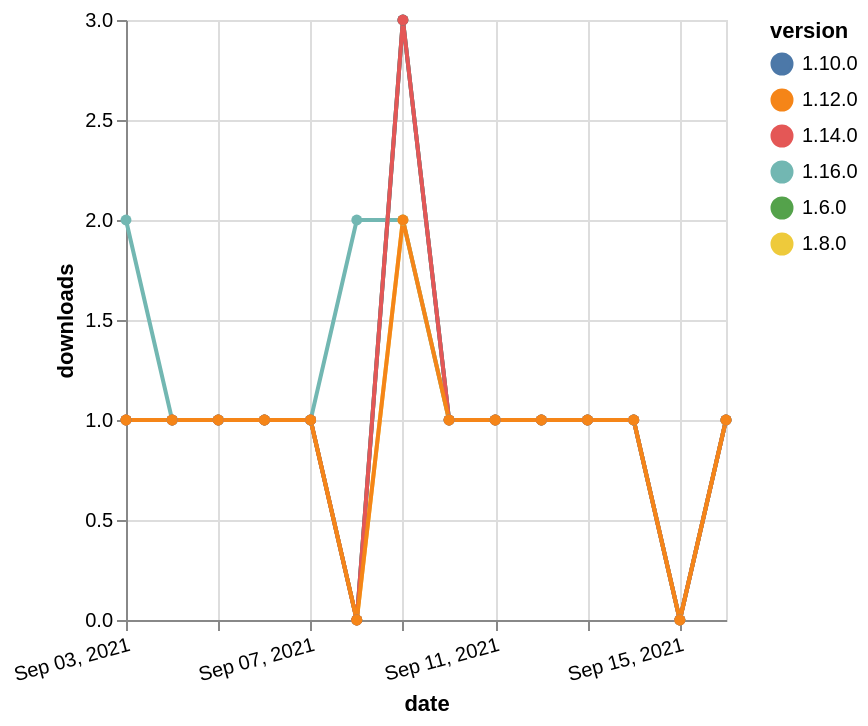

Source (Vega-Lite JSON):
### Vega-Lite specification from a JSON file in a GitHub repository (floating-point values rounded to 4 significant figures)
{"$schema": "https://vega.github.io/schema/vega-lite/v5.json", "description": "A simple bar chart with embedded data.", "data": {"values": [{"date": "2021-09-03", "total": 272, "delta": 1, "version": "1.6.0"}, {"date": "2021-09-04", "total": 273, "delta": 1, "version": "1.6.0"}, {"date": "2021-09-05", "total": 274, "delta": 1, "version": "1.6.0"}, {"date": "2021-09-06", "total": 275, "delta": 1, "version": "1.6.0"}, {"date": "2021-09-07", "total": 276, "delta": 1, "version": "1.6.0"}, {"date": "2021-09-08", "total": 276, "delta": 0, "version": "1.6.0"}, {"date": "2021-09-09", "total": 279, "delta": 3, "version": "1.6.0"}, {"date": "2021-09-10", "total": 280, "delta": 1, "version": "1.6.0"}, {"date": "2021-09-11", "total": 281, "delta": 1, "version": "1.6.0"}, {"date": "2021-09-12", "total": 282, "delta": 1, "version": "1.6.0"}, {"date": "2021-09-13", "total": 283, "delta": 1, "version": "1.6.0"}, {"date": "2021-09-14", "total": 284, "delta": 1, "version": "1.6.0"}, {"date": "2021-09-15", "total": 284, "delta": 0, "version": "1.6.0"}, {"date": "2021-09-16", "total": 285, "delta": 1, "version": "1.6.0"}, {"date": "2021-09-03", "total": 208, "delta": 1, "version": "1.8.0"}, {"date": "2021-09-04", "total": 209, "delta": 1, "version": "1.8.0"}, {"date": "2021-09-05", "total": 210, "delta": 1, "version": "1.8.0"}, {"date": "2021-09-06", "total": 211, "delta": 1, "version": "1.8.0"}, {"date": "2021-09-07", "total": 212, "delta": 1, "version": "1.8.0"}, {"date": "2021-09-08", "total": 212, "delta": 0, "version": "1.8.0"}, {"date": "2021-09-09", "total": 214, "delta": 2, "version": "1.8.0"}, {"date": "2021-09-10", "total": 215, "delta": 1, "version": "1.8.0"}, {"date": "2021-09-11", "total": 216, "delta": 1, "version": "1.8.0"}, {"date": "2021-09-12", "total": 217, "delta": 1, "version": "1.8.0"}, {"date": "2021-09-13", "total": 218, "delta": 1, "version": "1.8.0"}, {"date": "2021-09-14", "total": 219, "delta": 1, "version": "1.8.0"}, {"date": "2021-09-15", "total": 219, "delta": 0, "version": "1.8.0"}, {"date": "2021-09-16", "total": 220, "delta": 1, "version": "1.8.0"}, {"date": "2021-09-03", "total": 209, "delta": 1, "version": "1.10.0"}, {"date": "2021-09-04", "total": 210, "delta": 1, "version": "1.10.0"}, {"date": "2021-09-05", "total": 211, "delta": 1, "version": "1.10.0"}, {"date": "2021-09-06", "total": 212, "delta": 1, "version": "1.10.0"}, {"date": "2021-09-07", "total": 213, "delta": 1, "version": "1.10.0"}, {"date": "2021-09-08", "total": 213, "delta": 0, "version": "1.10.0"}, {"date": "2021-09-09", "total": 216, "delta": 3, "version": "1.10.0"}, {"date": "2021-09-10", "total": 217, "delta": 1, "version": "1.10.0"}, {"date": "2021-09-11", "total": 218, "delta": 1, "version": "1.10.0"}, {"date": "2021-09-12", "total": 219, "delta": 1, "version": "1.10.0"}, {"date": "2021-09-13", "total": 220, "delta": 1, "version": "1.10.0"}, {"date": "2021-09-14", "total": 221, "delta": 1, "version": "1.10.0"}, {"date": "2021-09-15", "total": 221, "delta": 0, "version": "1.10.0"}, {"date": "2021-09-16", "total": 222, "delta": 1, "version": "1.10.0"}, {"date": "2021-09-03", "total": 127, "delta": 2, "version": "1.16.0"}, {"date": "2021-09-04", "total": 128, "delta": 1, "version": "1.16.0"}, {"date": "2021-09-05", "total": 129, "delta": 1, "version": "1.16.0"}, {"date": "2021-09-06", "total": 130, "delta": 1, "version": "1.16.0"}, {"date": "2021-09-07", "total": 131, "delta": 1, "version": "1.16.0"}, {"date": "2021-09-08", "total": 133, "delta": 2, "version": "1.16.0"}, {"date": "2021-09-09", "total": 135, "delta": 2, "version": "1.16.0"}, {"date": "2021-09-10", "total": 136, "delta": 1, "version": "1.16.0"}, {"date": "2021-09-11", "total": 137, "delta": 1, "version": "1.16.0"}, {"date": "2021-09-12", "total": 138, "delta": 1, "version": "1.16.0"}, {"date": "2021-09-13", "total": 139, "delta": 1, "version": "1.16.0"}, {"date": "2021-09-14", "total": 140, "delta": 1, "version": "1.16.0"}, {"date": "2021-09-15", "total": 140, "delta": 0, "version": "1.16.0"}, {"date": "2021-09-16", "total": 141, "delta": 1, "version": "1.16.0"}, {"date": "2021-09-03", "total": 206, "delta": 1, "version": "1.14.0"}, {"date": "2021-09-04", "total": 207, "delta": 1, "version": "1.14.0"}, {"date": "2021-09-05", "total": 208, "delta": 1, "version": "1.14.0"}, {"date": "2021-09-06", "total": 209, "delta": 1, "version": "1.14.0"}, {"date": "2021-09-07", "total": 210, "delta": 1, "version": "1.14.0"}, {"date": "2021-09-08", "total": 210, "delta": 0, "version": "1.14.0"}, {"date": "2021-09-09", "total": 213, "delta": 3, "version": "1.14.0"}, {"date": "2021-09-10", "total": 214, "delta": 1, "version": "1.14.0"}, {"date": "2021-09-11", "total": 215, "delta": 1, "version": "1.14.0"}, {"date": "2021-09-12", "total": 216, "delta": 1, "version": "1.14.0"}, {"date": "2021-09-13", "total": 217, "delta": 1, "version": "1.14.0"}, {"date": "2021-09-14", "total": 218, "delta": 1, "version": "1.14.0"}, {"date": "2021-09-15", "total": 218, "delta": 0, "version": "1.14.0"}, {"date": "2021-09-16", "total": 219, "delta": 1, "version": "1.14.0"}, {"date": "2021-09-03", "total": 171, "delta": 1, "version": "1.12.0"}, {"date": "2021-09-04", "total": 172, "delta": 1, "version": "1.12.0"}, {"date": "2021-09-05", "total": 173, "delta": 1, "version": "1.12.0"}, {"date": "2021-09-06", "total": 174, "delta": 1, "version": "1.12.0"}, {"date": "2021-09-07", "total": 175, "delta": 1, "version": "1.12.0"}, {"date": "2021-09-08", "total": 175, "delta": 0, "version": "1.12.0"}, {"date": "2021-09-09", "total": 177, "delta": 2, "version": "1.12.0"}, {"date": "2021-09-10", "total": 178, "delta": 1, "version": "1.12.0"}, {"date": "2021-09-11", "total": 179, "delta": 1, "version": "1.12.0"}, {"date": "2021-09-12", "total": 180, "delta": 1, "version": "1.12.0"}, {"date": "2021-09-13", "total": 181, "delta": 1, "version": "1.12.0"}, {"date": "2021-09-14", "total": 182, "delta": 1, "version": "1.12.0"}, {"date": "2021-09-15", "total": 182, "delta": 0, "version": "1.12.0"}, {"date": "2021-09-16", "total": 183, "delta": 1, "version": "1.12.0"}]}, "width": "container", "mark": {"type": "line", "point": {"filled": true}}, "encoding": {"x": {"field": "date", "type": "temporal", "timeUnit": "yearmonthdate", "title": "date", "axis": {"labelAngle": -15}}, "y": {"field": "delta", "type": "quantitative", "title": "downloads"}, "color": {"field": "version", "type": "nominal"}, "tooltip": {"field": "delta"}}}
